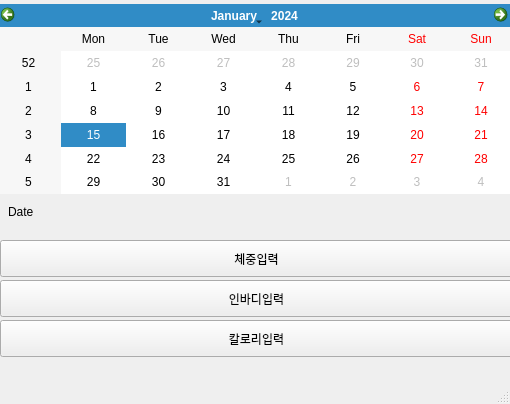
<?xml version="1.0" encoding="UTF-8"?>
<ui version="4.0">
 <class>MainWindow</class>
 <widget class="QMainWindow" name="MainWindow">
  <property name="geometry">
   <rect>
    <x>0</x>
    <y>0</y>
    <width>510</width>
    <height>404</height>
   </rect>
  </property>
  <property name="windowTitle">
   <string>MainWindow</string>
  </property>
  <widget class="QWidget" name="centralwidget">
   <widget class="QCalendarWidget" name="calendar">
    <property name="geometry">
     <rect>
      <x>-4</x>
      <y>4</y>
      <width>517</width>
      <height>190</height>
     </rect>
    </property>
   </widget>
   <widget class="QLabel" name="datechoose_lbl">
    <property name="geometry">
     <rect>
      <x>8</x>
      <y>204</y>
      <width>495</width>
      <height>16</height>
     </rect>
    </property>
    <property name="text">
     <string>Date</string>
    </property>
   </widget>
   <widget class="QPushButton" name="KG_push">
    <property name="geometry">
     <rect>
      <x>0</x>
      <y>240</y>
      <width>513</width>
      <height>37</height>
     </rect>
    </property>
    <property name="text">
     <string>체중입력</string>
    </property>
   </widget>
   <widget class="QPushButton" name="recode_body">
    <property name="geometry">
     <rect>
      <x>0</x>
      <y>280</y>
      <width>513</width>
      <height>37</height>
     </rect>
    </property>
    <property name="text">
     <string>인바디입력</string>
    </property>
   </widget>
   <widget class="QPushButton" name="calorie_push">
    <property name="geometry">
     <rect>
      <x>0</x>
      <y>320</y>
      <width>513</width>
      <height>37</height>
     </rect>
    </property>
    <property name="text">
     <string>칼로리입력</string>
    </property>
   </widget>
  </widget>
  <widget class="QMenuBar" name="menubar">
   <property name="geometry">
    <rect>
     <x>0</x>
     <y>0</y>
     <width>510</width>
     <height>22</height>
    </rect>
   </property>
  </widget>
  <widget class="QStatusBar" name="statusbar"/>
 </widget>
 <resources/>
 <connections/>
</ui>
